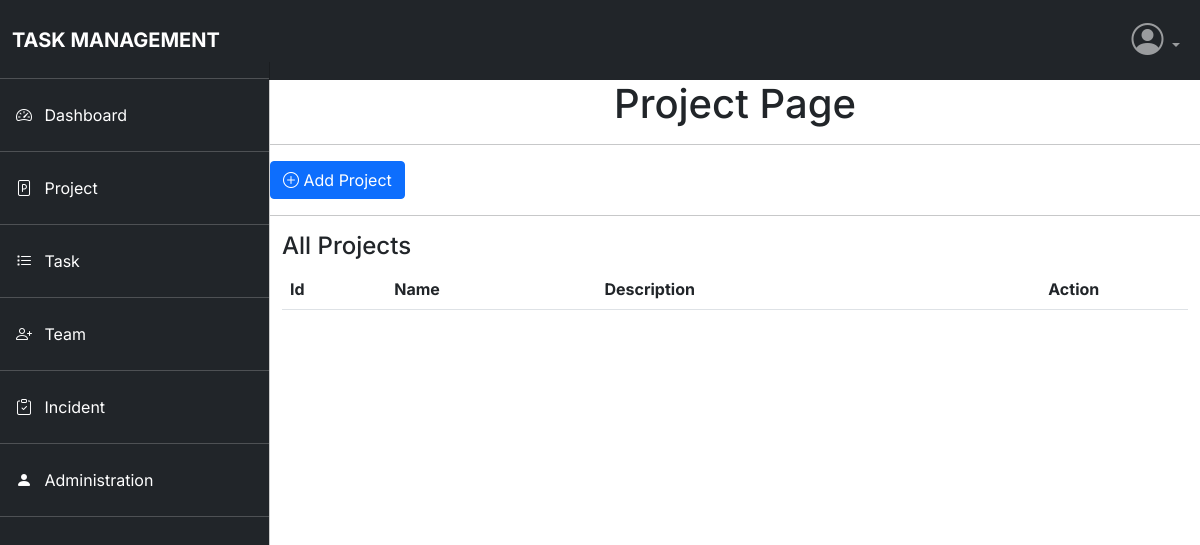
/addproject/addproject, run on an earlier commit of the app's database.
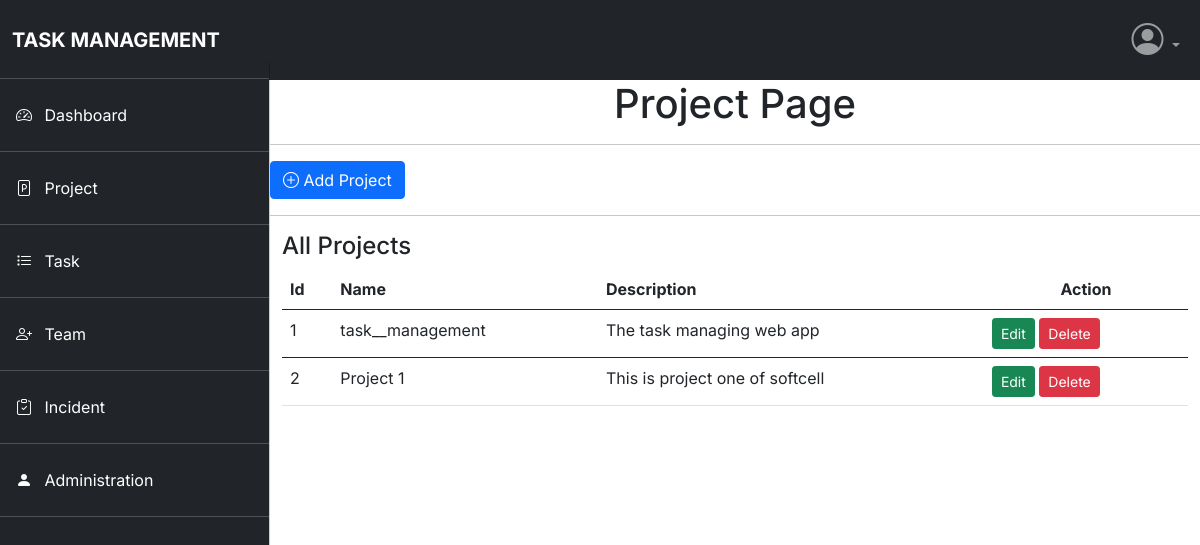
And on a later commit of the database.
### project/models.py (models this page shows, shortened)
class Project(models.Model):
    name = models.CharField(max_length=40,blank=False)
    description = models.CharField(max_length=240)

### project/views.py (the view)
# urls.py: path('addproject',views.addproject,name='addproject'),
def addproject(request):
    form = ProjectForm()
    all_projects = Project.objects.all()
    if request.method=="POST":
        form = ProjectForm(request.POST)
        if form.is_valid():
            form.save()
            return redirect('addproject')
    return render(request,'project/addproject.html',{"form":form,"all_projects":all_projects})

### templates/project/addproject.html (shortened to what this page needs)
{% extends 'accounts/base.html' %}
{% block content %}
<h1 style="text-align:center">Project Page</h1>
<hr />
<button type="button" class="btn btn-primary btn-div" data-bs-toggle="modal" data-bs-target="#exampleModal"
  data-bs-whatever="@getbootstrap">
  <i class="bi bi-plus-circle"></i>
  Add Project
</button>
<hr>
<div class="justify-content-center container">
  <h4>All Projects</h4>
  <table class="table">
    <thead class="thead-dark">
      <tr>
        <th scope="col">Id</th>
        <th scope="col">Name</th>
        <th scope="col">Description</th>
        <th scope="col "><center>Action</center>
        </th>
      </tr>
    </thead>
    {% for project in all_projects %}
    <tbody>
      <tr>
        <td>{{project.id}}</td>
        <td>{{project.name}}</td>
        <td>{{project.description}}</td>
        <td><a href="{% url 'update-project' project.id %}"><button type="button" class="btn btn-sm btn-success">Edit</button></a>
          <a href="{% url 'delete-project' project.id %}"><button type="button"
              class="btn btn-sm btn-danger">Delete</button></a>
        </td>
      </tr>
    </tbody>
    {% endfor %}
  </table>
</div>
{% endblock %}

What changed in the data, as far as the page shows it:
added Project: id "1", name "task__management", description "The task managing web app"
added Project: id "2", name "Project 1", description "This is project one of softcell"
